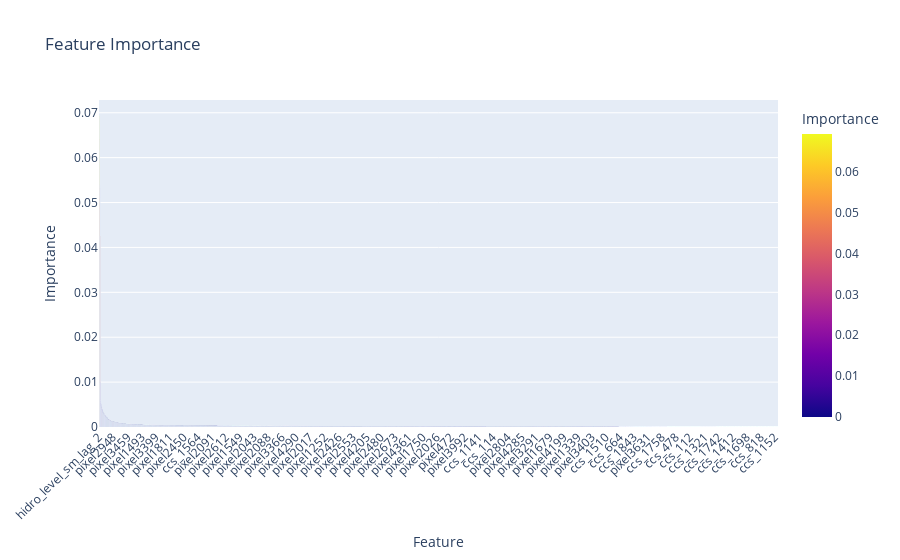

The notebook cell this image was saved under:
### Code cell
# Get the top 100 feature names
feature_importance = plot_feature_importance(X_train, model)
top_100_features = feature_importance['feature'].head(100).tolist()

# Select the columns from df_merged based on the top 100 feature names
df_merged_top_100 = df_merged[top_100_features]

### Figure 1 — Plotly figure (JSON) as saved in the notebook; plotly's stock layout.template omitted (floating-point values rounded to 4 significant figures; data arrays with more than 128 entries replaced by an {"elided": "..."} marker saying what was removed)
{"data": [{"alignmentgroup": "True", "hovertemplate": "feature=%{x}<br>importance=%{marker.color}<extra></extra>", "legendgroup": "", "marker": {"color": {"elided": "3522 float values"}, "coloraxis": "coloraxis", "pattern": {"shape": ""}}, "name": "", "offsetgroup": "", "orientation": "v", "showlegend": false, "textposition": "auto", "type": "bar", "x": {"elided": "3522 str values"}, "xaxis": "x", "y": {"elided": "3522 float values"}, "yaxis": "y"}], "layout": {"barmode": "relative", "coloraxis": {"colorbar": {"title": {"text": "Importance"}}, "colorscale": [[0, "#0d0887"], [0.1111, "#46039f"], [0.2222, "#7201a8"], [0.3333, "#9c179e"], [0.4444, "#bd3786"], [0.5556, "#d8576b"], [0.6667, "#ed7953"], [0.7778, "#fb9f3a"], [0.8889, "#fdca26"], [1, "#f0f921"]]}, "legend": {"tracegroupgap": 0}, "title": {"text": "Feature Importance"}, "xaxis": {"anchor": "y", "domain": [0, 1], "tickangle": -45, "title": {"text": "Feature"}}, "yaxis": {"anchor": "x", "domain": [0, 1], "title": {"text": "Importance"}}}}
